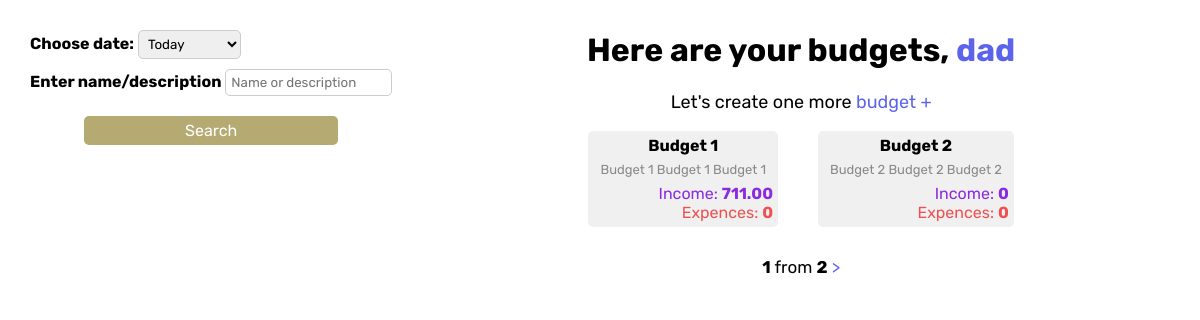
The page / (signed in) on the database its author committed.
### account/models.py (models this page shows, shortened)
class Account(AbstractBaseUser, PermissionsMixin):
	email 					= models.EmailField(verbose_name="email", max_length=60, unique=True)
	first_name				= models.CharField(max_length=50, blank=True)
	last_name				= models.CharField(max_length=50, blank=True)
	member 					= models.ForeignKey(Family,verbose_name='Family', on_delete=models.DO_NOTHING, null=True, blank=True)
	date_joined				= models.DateTimeField(verbose_name='Registration date', auto_now_add=True)
	last_login				= models.DateTimeField(verbose_name='Last Login', auto_now=True)
	is_admin				= models.BooleanField(default=False)
	is_staff				= models.BooleanField(default=False)
	is_superuser			= models.BooleanField(default=False)
	USERNAME_FIELD = 'email'
	objects = MyAccountManager()
	def get_username_from_email(self):
		return self.email.split('@')[0]

### family_budget/models.py (models this page shows, shortened)
class Budget(models.Model):
    name = models.CharField(max_length=2000, verbose_name='Name', unique=True)
    slug = models.SlugField(null=True, blank=True, max_length=150, unique = True,verbose_name='Link', default=str(uuid.uuid4()).replace('-',''))
    description = models.TextField(max_length=5500, null=True, blank=True, verbose_name='Description')
    owner = models.ForeignKey(Account,null=True, on_delete=models.CASCADE, verbose_name='Owner', blank=True, related_name='budgets_owner')
    added = models.DateTimeField(auto_now_add=True, verbose_name='Added ad' )
    class Meta:
        verbose_name_plural='Budgets'
        verbose_name= 'Budget'
        ordering=['name']
    def get_total_money_movement(self):
        income = 0
        expense = 0
        for budget_item in BudgetItems.objects.filter(budget=self):
            if budget_item.price > 0: income += budget_item.price
            else: expense += budget_item.price
        return [income, expense]

class BudgetItems(models.Model):
    name = models.CharField(max_length=2000, null=True, blank=True, verbose_name='Name')
    price = models.DecimalField(verbose_name='Price', decimal_places=2, max_digits=20)
    description = models.TextField(max_length=5500, null=True, blank=True, verbose_name='Description')
    added = models.DateTimeField(auto_now_add=True, verbose_name='Added at' )
    budget = models.ForeignKey(Budget, on_delete=models.CASCADE, verbose_name='Budget', related_name='budget_items_budget')
    category = models.ForeignKey(Category, on_delete=models.CASCADE, verbose_name='Category', related_name='budget_items_category')
    CURRENCY_CHOICES = (
        ('$', '$'),
        ('€', '€'),
    )
    currency = models.CharField(max_length=20, choices=CURRENCY_CHOICES, default='usd')
    class Meta:
        verbose_name_plural='Budget Items'
        verbose_name= 'Budget Item'
        ordering=['name']

### family_budget/views.py (the view)
# urls.py: path('', views.index, name='index'),
def index(request):
    if request.user.is_authenticated:
        budgets = Budget.objects.select_related("owner").all()
        myFilter = BudgetFilter(request.GET, queryset=budgets, user=request.user)
        paginator = Paginator(myFilter.qs, 2)
        if 'page' in request.GET:
            page_num = request.GET['page']
        else:
            page_num = 1
        page = paginator.get_page(page_num)
        response = paginator.page(page_num)
        context = {
            'budgets':response,
            'response':response,
            'myFilter':myFilter,
            'page':page,
        }
        return render(request, 'budget/index.html', context)
    else:
        return render(request, 'budget/index.html')

### family_budget/templates/budget/index.html (shortened to what this page needs)
{% extends 'others/base.html' %}
{% block content %}
    <form action="{% url 'family_budget:index' %}" class="index_filters">
        <span>
            <strong>Choose date:</strong> {{myFilter.form.date}}
        </span>
        <span>
            <strong>Enter name/description</strong> {{myFilter.form.title_content}}
        </span>
        <input type="submit" value="Search" class="filter_submit">
    </form>
    <div class="index_budgets">
        <h1 style="text-align: center;">Here are your budgets, <a href="{% url 'account:profile' %}">{{request.user.get_username_from_email}}</a></h1>
        <p style="text-align: center; font-size:18px;">Let's create one more <a href="{% url 'family_budget:add_budget' %}">budget +</a></p>
        <div class="budget_items_field">
            {% for budget in budgets %}
                <a href="{% url 'family_budget:budget' budget.slug %}" class="budget_item">
                    <span class="budget_item_name">{{budget.name}}</span>
                    <span class="budget_item_description">{{budget.description}}</span>
                    <span class="budget_item_price price_pos">Income: <strong>{{budget.get_total_money_movement.0}}</strong></span>
                    <span class="budget_item_price price_neg">Expences: <strong>{{budget.get_total_money_movement.1}}</strong></span>
                </a>
            {% endfor %}
        </div>
        {% if page.paginator.num_pages != 1 %}
            <div style="text-align: center; font-size: 17px; margin-top: 30px;">
                {% if page.has_next %}
                    <span class="this_page"><strong>{{page.number}}</strong></span> from <strong>{{page.paginator.num_pages}}</strong>
                    <a href="?search_product={{search_product}}&page={{ page.next_page_number }}">></a>
                {% endif %}
            </div>
        {% endif %}
    </div>
{% endblock %}

### family_budget/static/css/style.css (style rules this page uses)
* { font-family: 'Rubic' !important; }
:root { --background-color: #b5aa72; --background-color-hover: #999166; --button-color: #77ab7a; --border: #898989; }
body { margin: 0; padding: 0; min-height: 100vh; display:flex; flex-direction:column; overflow-x: hidden; }
a { text-decoration: none; color: #5d64ec; }
.price_pos { color: blueviolet; }
.price_neg { color: rgb(239, 80, 80); }
.budget_items_field { display: flex; flex-direction: row; justify-content: center; flex-wrap: wrap; }
.budget_item { width: 200px; background: #f0f0f0; border: var(--border); padding: 5px; border-radius: 5px; min-height: 50px; margin: 0 20px; color: initial; display: flex; flex-direction: column; width: auto; }
.budget_item_name { display: block; text-align: center; font-size: 16px; font-weight: bold; }
.budget_item_description { margin: 7px; display: block; font-size: 13px; color: #898989; text-overflow: ellipsis; white-space: nowrap; overflow: hidden; }
.budget_item_price { text-align: right; }
.index_filters { padding: 20px; box-sizing: border-box; display: flex; flex-direction: column; }
.index_filters span { margin-bottom: 10px; }
.index_filters input, .index_filters select { padding: 5px; box-sizing: border-box; border-radius: 5px; border: 1px solid #ccc; outline: none; }
.filter_submit { width: 70%; margin: 10px auto; border: none !important; background: var(--background-color); color: #fff; font-size: 16px; }
.index_budgets { flex: 1; }

### rows shown on the page
Account: user.get_username_from_email "dad"
Budget: name "Budget 1", description "Budget 1 Budget 1 Budget 1", get_total_money_movement.0 "711.00", get_total_money_movement.1 "0"
Budget: name "Budget 2", description "Budget 2 Budget 2 Budget 2", get_total_money_movement.0 "0", get_total_money_movement.1 "0"

### other values the page prints
{{ page.number }} "1"
{{ page.paginator.num_pages }} "2"
